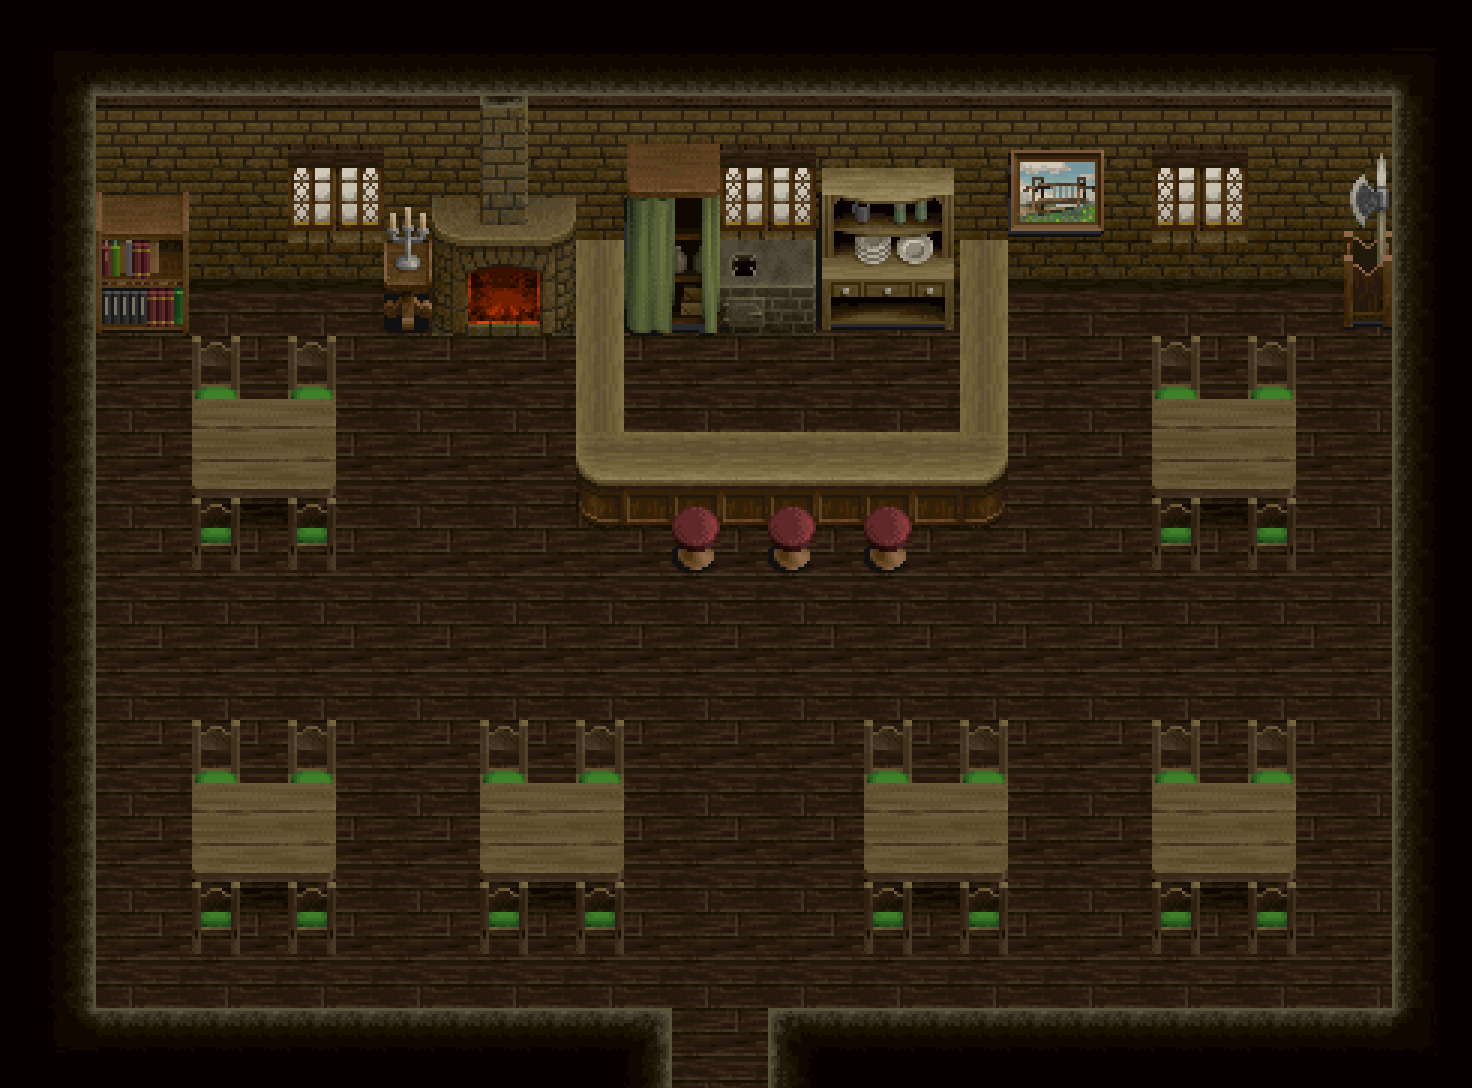

This game map was drawn from its Tiled (.tmx) file and the tilesets committed beside it. A one-line description and the trimmed map source follow:
An orthogonal 46x34 tile map with 32x32 px tiles, 2 tile layers (blocked, Tile Layer 1), 3 tilesets and 2 objects (teleport).

<map version="1.10" tiledversion="1.11.2" orientation="orthogonal" renderorder="right-down" width="46" height="34" tilewidth="32" tileheight="32" infinite="0" nextlayerid="7" nextobjectid="2">
 <properties>
  <property name="blocked" type="bool" value="true" />
 </properties>
 <tileset firstgid="1" name="home_inn_1" tilewidth="32" tileheight="32" tilecount="1666" columns="49">
  <image source="home_inn_1.png" width="1584" height="1104" />
 </tileset>
 <tileset firstgid="1667" name="barman_1" tilewidth="35" tileheight="35" tilecount="2" columns="1">
  <image source="barmin_1.png" width="38" height="80" />
 </tileset>
 <tileset firstgid="1669" name="barman" tilewidth="38" tileheight="80" tilecount="1" columns="0">
  <grid orientation="orthogonal" width="1" height="1" />
  <tile id="0">
   <image source="barmin_1.png" width="38" height="80" />
  </tile>
 </tileset>
 <layer id="5" name="blocked" width="46" height="34">
  <properties>
   <property name="blocked" type="bool" value="true" />
  </properties>
  <data>[1564 cells, 1020 non-empty, 66 distinct tile ids]</data>
 </layer>
 <layer id="1" name="Tile Layer 1" width="46" height="34">
  <data>[1564 cells, 1564 non-empty, 1564 distinct tile ids]</data>
 </layer>
 <objectgroup id="6" name="objects">
  <object id="1" name="teleport" type="teleport" x="701.754" y="1045.21" width="32" height="32">
   <properties>
    <property name="dest" value="../map/main_map.tmx" />
    <property name="dest_x" type="int" value="1952" />
    <property name="dest_y" type="int" value="401" />
   </properties>
  </object>
 </objectgroup>
 <objectgroup id="6" name="barman">
  <object id="1" gid="1669" x="573.667" y="635.333" width="38" height="80" />
 </objectgroup>
</map>
